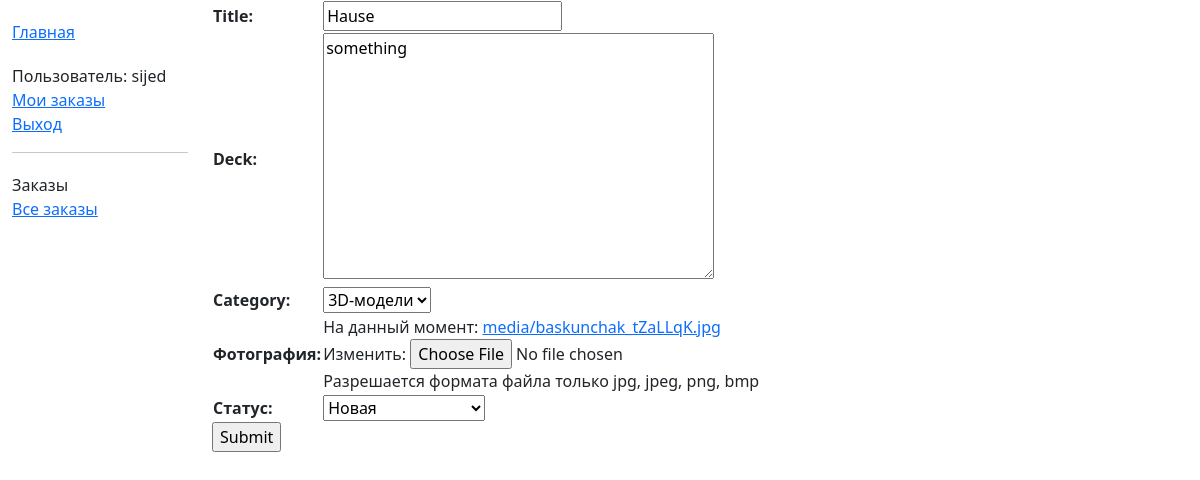
Page /Applications/1/update/ (signed in) on the committed database.
### MySite/models.py (models this page shows, shortened)
class AdvUser(AbstractUser):
    name = models.CharField(max_length=250, verbose_name="ФИО", help_text="Только кириллические буквы, дефис и пробелы")
    username = models.CharField(max_length=35, verbose_name="Логин", unique=True,
                                help_text="Только латиница и дефис, уникальный")
    is_activated = models.BooleanField(default=True, db_index=True,
                                       verbose_name='Согласен с обработкой '
                                                    'персональных данных?')

class Applications(models.Model):
    def validate_image(fieldfile_obj):
        filesize = fieldfile_obj.file.size
        megabyte_limit = 2.0
        if filesize > megabyte_limit * 1024 * 1024:
            raise ValidationError("Max file size is %sMB" % str(megabyte_limit))
    title = models.CharField(max_length=100)
    deck = models.TextField(max_length=1000, default='something')
    category = models.ForeignKey('category', on_delete=models.SET_NULL, null=True)
    date_create = models.DateField(default=datetime.now, verbose_name="Дата создания")
    time_create = models.TimeField(default=datetime.now, verbose_name="Время создания")
    image = models.ImageField(upload_to="media/", verbose_name="Фотография",
                              help_text="Разрешается формата файла только jpg, jpeg, png, bmp",
                              validators=[FileExtensionValidator(allowed_extensions=['jpg', 'jpeg', 'png', 'bmp']),
                                          validate_image])
    REQUEST_STATUS = (
        ('Новая', 'Новая'),
        ('Принято в работу', 'Принято в работу'),
        ('Выполнено', 'Выполнено'),
    )
    status = models.CharField(
        max_length=16,
        choices=REQUEST_STATUS,
        default='Новая',
        blank=True,
        verbose_name="Статус")
    borrower = models.ForeignKey(AdvUser, on_delete=models.CASCADE, null=True, blank=True)

### MySite/views.py (the view)
# urls.py: path('Applications/<int:pk>/update/', views.ApplicationsUpdate.as_view(), name='ApplicationsUpdate'),
class ApplicationsUpdate(UpdateView):
    model = Applications
    fields = ['title', 'deck', 'category', 'image', 'status']
    success_url = reverse_lazy('applicationByAdminListView')

### MySite/models.py (called while the page is built)
    def __str__(self):
        return self.name

### MySite/templates/MySite/applications_form.html (shortened to what this page needs)
{% extends "base.html" %}
{% block content %}
<form action="" method="post" enctype="multipart/form-data">
    <table>
    {{ form.as_table }}
    </table>
    <input type="submit" value="Submit">
</form>
{% endblock %}

### MySite/templates/base.html (shortened to what this page needs)
<!DOCTYPE html>
<html lang="en">
<head>
    <link href="https://cdn.jsdelivr.net/npm/bootstrap@5.1.3/dist/css/bootstrap.min.css" rel="stylesheet"
>
    {% load static %}
    <link rel="stylesheet" href="{% static 'css/style.css' %}">
</head>
<body>
<div class="container-fluid">
    <div class="row">
        <div class="col-sm-2">
            {% block sidebar %}
            <ul class="sidebar-nav">
                <li><a href="{% url 'index' %}">Главная</a></li>
            </ul>
            <ul class="sidebar-nav">
                {% if user.is_authenticated %}
                <li>Пользователь: {{ user.get_username }}</li>
                <li><a href="{% url 'applicationByUserListView' %}">Мои заказы</a></li>
                <li><a href="{% url 'logout' %}?next={{ request.path }}">Выход</a></li>
                {% else %}
                <li><a href="{% url 'login' %}?next={{ request.path }}">Вход</a></li>
                <li><a href="{% url 'register' %}">Регистрация</a></li>
                {% endif %}
            </ul>
            {% if user.is_staff %}
            <hr>
            <ul class="sidebar-nav">
                <li>Заказы</li>
                <li><a href="{% url 'applicationByAdminListView' %}">Все заказы</a></li>
            </ul>
            {% endif %}
            {% endblock %}
        </div>
        <div class="col-sm-10 ">
            {% block content %}{% endblock %}
        </div>
    </div>
</div>
</body>
</html>

### MySite/static/css/style.css (style rules this page uses)
.sidebar-nav { margin-top: 20px; padding: 0; list-style: none; }

### rows in the picture
AdvUser: get_username "sijed"
Applications: title "Hause", deck "something", category "3D-модели", status "Новая"
